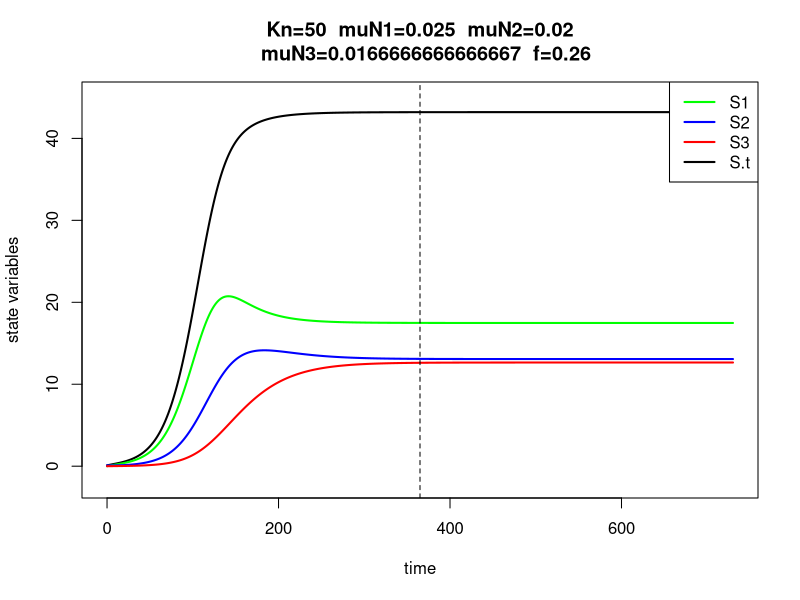
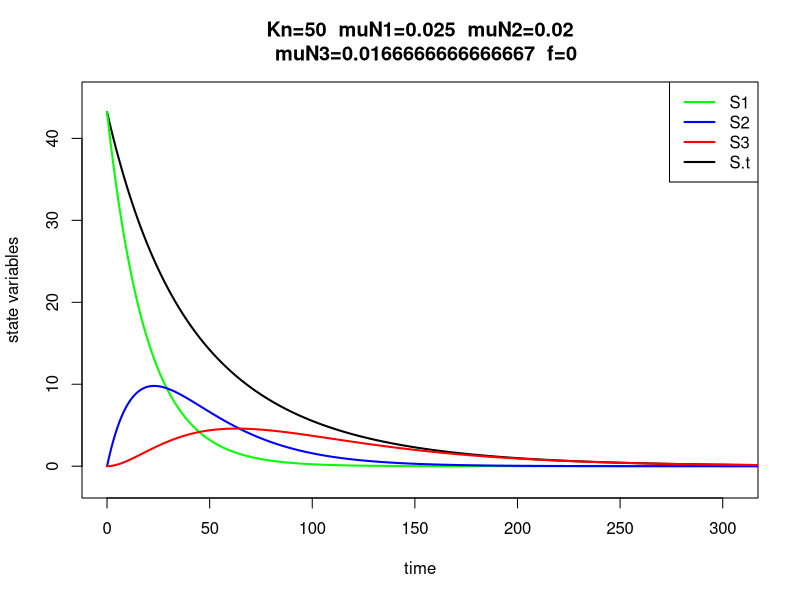
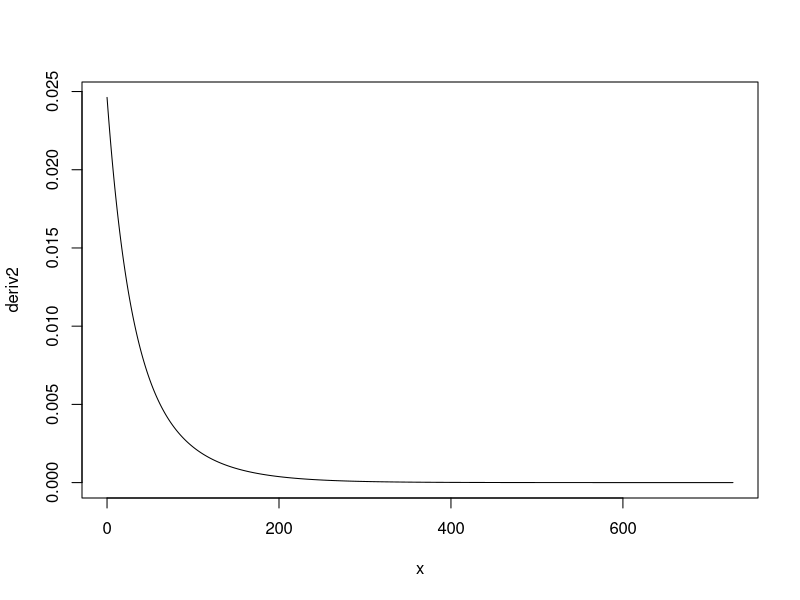

Recreate these plots in R, in order.
## Modeling base snail population dynamics to set growth and mortality parameters; 
## no predation or disease

## To-do list:
  # Size-dependent mortality in snail classes? (simple approximation looks decent)

require(deSolve)

snail_size <- function(t, n, parameters) { 
  with(as.list(parameters),{
    
    S1 = n[1]
    S2 = n[2]
    S3 = n[3]
  
    N = S1 + S2 + S3
    
    dS1dt = f*(1-N/Kn)*(S2+S3) - muN1*S1 - psi1*S1 - g1*S1
    
    dS2dt = g1*S1 - muN2*S2 - psi2*S2 - g2*S2
    
    dS3dt = g2*S2 - muN3*S3 - psi3*S3
    
    
    return(list(c(dS1dt, dS2dt, dS3dt)))
  }) 
} 

# Set initial values and parameters
nstart = c(S1 = 0, S2 = 0.1, S3 = 0)
time = seq(0, 365*2, 1)

# List snail model parameters
parameters = c(
    f = 0.26,    # Birth rate of adult snails (snails/reproductive snail/day, including survival to detection; more like a recruitment rate)
    Kn = 50,     # Carrying capacity of snails (snails/m^2), from Sokolow et al. 2015
    muN1 = 1/40, # Natural mortality rate of small snails (deaths/snail/day; assume mean lifespan = 50 days)
    muN2 = 1/50, # Natural mortality rate of medium snails (deaths/snail/day; assume mean lifespan = 50 days)
    muN3 = 1/60, # Natural mortality rate of large snails (deaths/snail/day; assume mean lifespan = 50 days)
    g1 = 1/37,   # Growth rate of small snails (size class transition rate, in terms of days to grow 4mm; adapted from McCreesh et al. 2014, assuming water temp. of 25 C) 
    g2 = 1/62,   # Growth rate of medium snails (size class transition rate, in terms of days to grow 4mm; adapted from McCreesh et al. 2014, assuming water temp. of 25 C) 
    psi1 = 0,    # TBD: predation rate of prawn cohort on smallest snails
    psi2 = 0,    # TBD: predation rate of prawn cohort on medium snails
    psi3 = 0     # TBD: predation rate of prawn cohort on largest snails
)


# Run & plot
output_ss = as.data.frame(ode(nstart,time,snail_size,parameters))
output_ss$S.t = output_ss$S1 + output_ss$S2 + output_ss$S3 # Calculate total snail population density
eqbm_ss = output_ss[max(time),]
  
par(mfrow = c(1,1))  
plot(output_ss$time, output_ss$S.t, type = 'l', col = 'black', lwd=2, ylim = c(-2, 45), #xlim = c(0,305),
     ylab = 'state variables', xlab = 'time',
     main = paste('Kn=', parameters['Kn'], '  muN1=', parameters['muN1'], '  muN2=', parameters['muN2'],
                  '\n  muN3=', parameters['muN3'], '  f=', parameters['f'], sep = ''))
  lines(output_ss$time, output_ss$S1, type = 'l', col = 'green', lwd=2)
  lines(output_ss$time, output_ss$S2, type = 'l', col = 'blue', lwd=2)
  lines(output_ss$time, output_ss$S3, type = 'l', col = 'red', lwd=2)
  abline(v = 365, lty = 2)
  legend('topright', legend = c('S1', 'S2', 'S3', 'S.t'), lwd = 2, col = c('green', 'blue', 'red', 'black'))
    
# Simulate and plot single equilibrium-level cohort
nstart = c(S1 = eqbm_ss$S.t, S2 = 0, S3 = 0)
time = seq(0,365*2,1)
    
parameters['f'] = 0 # Stop recruitment
    
output_ss = as.data.frame(ode(nstart,time,snail_size,parameters))
output_ss$S.t = output_ss$S1 + output_ss$S2 + output_ss$S3 # Calculate total snail population density
eqbm_ss = output_ss[max(time),]
    
par(mfrow = c(1,1))  
plot(output_ss$time, output_ss$S.t, type = 'l', col = 'black', lwd=2, ylim = c(-2, 45), xlim = c(0,305),
     ylab = 'state variables', xlab = 'time',
     main = paste('Kn=', parameters['Kn'], '  muN1=', parameters['muN1'], '  muN2=', parameters['muN2'],
                  '\n  muN3=', parameters['muN3'], '  f=', parameters['f'], sep = ''))
  lines(output_ss$time, output_ss$S1, type = 'l', col = 'green', lwd=2)
  lines(output_ss$time, output_ss$S2, type = 'l', col = 'blue', lwd=2)
  lines(output_ss$time, output_ss$S3, type = 'l', col = 'red', lwd=2)
  abline(v = 365, lty=2)
  legend('topright', legend = c('S1', 'S2', 'S3', 'S.t'), lwd=2, col = c('green', 'blue', 'red', 'black'))
    
# Calculate PDF f(t) = -dS(t)/dt (i.e. numerically approximate derivative of survival curve)
vect = output_ss$S.t
deriv = numeric(length(vect)-1)
for (i in 1:(length(vect)-1)) {
  deriv[i] = vect[i] - vect[i+1]
}

deriv2 = deriv/output_ss$S.t[1]
deriv2 = deriv2[-(length(deriv2))]
sum(deriv2) 

x = 0:(length(deriv2)-1)

plot(x = x, y = deriv2, type = 'l')

# Calculate life expectancy
sum(x*deriv2)   
